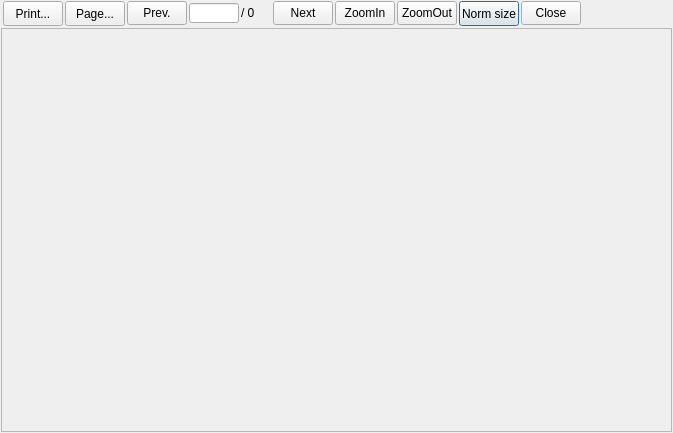
<?xml version="1.0" encoding="UTF-8"?>
<ui version="4.0">
 <class>uoReportPrevDlg</class>
 <widget class="QDialog" name="uoReportPrevDlg">
  <property name="geometry">
   <rect>
    <x>0</x>
    <y>0</y>
    <width>673</width>
    <height>433</height>
   </rect>
  </property>
  <property name="windowTitle">
   <string>Preview</string>
  </property>
  <layout class="QGridLayout">
   <property name="leftMargin">
    <number>1</number>
   </property>
   <property name="topMargin">
    <number>1</number>
   </property>
   <property name="rightMargin">
    <number>1</number>
   </property>
   <property name="bottomMargin">
    <number>1</number>
   </property>
   <property name="spacing">
    <number>1</number>
   </property>
   <item row="0" column="0" rowspan="4">
    <layout class="QGridLayout">
     <property name="spacing">
      <number>2</number>
     </property>
     <item row="0" column="10">
      <widget class="QPushButton" name="m_pbClose">
       <property name="sizePolicy">
        <sizepolicy hsizetype="Fixed" vsizetype="Fixed">
         <horstretch>0</horstretch>
         <verstretch>0</verstretch>
        </sizepolicy>
       </property>
       <property name="minimumSize">
        <size>
         <width>60</width>
         <height>24</height>
        </size>
       </property>
       <property name="maximumSize">
        <size>
         <width>60</width>
         <height>24</height>
        </size>
       </property>
       <property name="text">
        <string>Close</string>
       </property>
       <property name="autoDefault">
        <bool>false</bool>
       </property>
      </widget>
     </item>
     <item row="0" column="4">
      <widget class="QLineEdit" name="m_leCurentPage">
       <property name="minimumSize">
        <size>
         <width>50</width>
         <height>20</height>
        </size>
       </property>
       <property name="maximumSize">
        <size>
         <width>50</width>
         <height>20</height>
        </size>
       </property>
       <property name="inputMask">
        <string>99999</string>
       </property>
       <property name="text">
        <string/>
       </property>
       <property name="maxLength">
        <number>5</number>
       </property>
       <property name="cursorPosition">
        <number>5</number>
       </property>
      </widget>
     </item>
     <item row="0" column="11">
      <spacer>
       <property name="orientation">
        <enum>Qt::Horizontal</enum>
       </property>
       <property name="sizeHint" stdset="0">
        <size>
         <width>40</width>
         <height>20</height>
        </size>
       </property>
      </spacer>
     </item>
     <item row="0" column="9">
      <widget class="QPushButton" name="m_pbNormSize">
       <property name="sizePolicy">
        <sizepolicy hsizetype="Fixed" vsizetype="Fixed">
         <horstretch>0</horstretch>
         <verstretch>0</verstretch>
        </sizepolicy>
       </property>
       <property name="minimumSize">
        <size>
         <width>60</width>
         <height>25</height>
        </size>
       </property>
       <property name="maximumSize">
        <size>
         <width>60</width>
         <height>25</height>
        </size>
       </property>
       <property name="text">
        <string>Norm size</string>
       </property>
      </widget>
     </item>
     <item row="0" column="3">
      <widget class="QPushButton" name="m_pbPrevious">
       <property name="sizePolicy">
        <sizepolicy hsizetype="Fixed" vsizetype="Fixed">
         <horstretch>0</horstretch>
         <verstretch>0</verstretch>
        </sizepolicy>
       </property>
       <property name="minimumSize">
        <size>
         <width>60</width>
         <height>24</height>
        </size>
       </property>
       <property name="maximumSize">
        <size>
         <width>60</width>
         <height>24</height>
        </size>
       </property>
       <property name="text">
        <string>Prev.</string>
       </property>
       <property name="icon">
        <iconset resource="uoReport.qrc">
         <normaloff>:/image/go-previous.png</normaloff>:/image/go-previous.png</iconset>
       </property>
       <property name="autoDefault">
        <bool>false</bool>
       </property>
      </widget>
     </item>
     <item row="0" column="2">
      <widget class="QPushButton" name="m_pbPage">
       <property name="sizePolicy">
        <sizepolicy hsizetype="Fixed" vsizetype="Fixed">
         <horstretch>0</horstretch>
         <verstretch>0</verstretch>
        </sizepolicy>
       </property>
       <property name="minimumSize">
        <size>
         <width>60</width>
         <height>24</height>
        </size>
       </property>
       <property name="maximumSize">
        <size>
         <width>60</width>
         <height>25</height>
        </size>
       </property>
       <property name="text">
        <string>Page...</string>
       </property>
       <property name="autoDefault">
        <bool>false</bool>
       </property>
      </widget>
     </item>
     <item row="0" column="6">
      <widget class="QPushButton" name="m_pbNext">
       <property name="sizePolicy">
        <sizepolicy hsizetype="Fixed" vsizetype="Fixed">
         <horstretch>0</horstretch>
         <verstretch>0</verstretch>
        </sizepolicy>
       </property>
       <property name="minimumSize">
        <size>
         <width>60</width>
         <height>24</height>
        </size>
       </property>
       <property name="maximumSize">
        <size>
         <width>60</width>
         <height>24</height>
        </size>
       </property>
       <property name="text">
        <string>Next</string>
       </property>
       <property name="icon">
        <iconset resource="uoReport.qrc">
         <normaloff>:/image/go-next.PNG</normaloff>:/image/go-next.PNG</iconset>
       </property>
       <property name="autoDefault">
        <bool>false</bool>
       </property>
      </widget>
     </item>
     <item row="0" column="1">
      <widget class="QPushButton" name="m_pbPrint">
       <property name="sizePolicy">
        <sizepolicy hsizetype="Fixed" vsizetype="Fixed">
         <horstretch>0</horstretch>
         <verstretch>0</verstretch>
        </sizepolicy>
       </property>
       <property name="minimumSize">
        <size>
         <width>60</width>
         <height>24</height>
        </size>
       </property>
       <property name="maximumSize">
        <size>
         <width>60</width>
         <height>25</height>
        </size>
       </property>
       <property name="text">
        <string>Print...</string>
       </property>
       <property name="autoDefault">
        <bool>false</bool>
       </property>
      </widget>
     </item>
     <item row="0" column="7">
      <widget class="QPushButton" name="m_pbZoomIn">
       <property name="enabled">
        <bool>true</bool>
       </property>
       <property name="sizePolicy">
        <sizepolicy hsizetype="Fixed" vsizetype="Fixed">
         <horstretch>0</horstretch>
         <verstretch>0</verstretch>
        </sizepolicy>
       </property>
       <property name="minimumSize">
        <size>
         <width>60</width>
         <height>24</height>
        </size>
       </property>
       <property name="maximumSize">
        <size>
         <width>60</width>
         <height>24</height>
        </size>
       </property>
       <property name="text">
        <string>ZoomIn</string>
       </property>
       <property name="autoDefault">
        <bool>false</bool>
       </property>
      </widget>
     </item>
     <item row="0" column="5">
      <widget class="QLabel" name="m_labelTotalPg">
       <property name="sizePolicy">
        <sizepolicy hsizetype="Fixed" vsizetype="Preferred">
         <horstretch>0</horstretch>
         <verstretch>0</verstretch>
        </sizepolicy>
       </property>
       <property name="minimumSize">
        <size>
         <width>30</width>
         <height>20</height>
        </size>
       </property>
       <property name="maximumSize">
        <size>
         <width>30</width>
         <height>20</height>
        </size>
       </property>
       <property name="text">
        <string>/ 0</string>
       </property>
      </widget>
     </item>
     <item row="0" column="8">
      <widget class="QPushButton" name="m_pbZoomOut">
       <property name="enabled">
        <bool>true</bool>
       </property>
       <property name="sizePolicy">
        <sizepolicy hsizetype="Fixed" vsizetype="Fixed">
         <horstretch>0</horstretch>
         <verstretch>0</verstretch>
        </sizepolicy>
       </property>
       <property name="minimumSize">
        <size>
         <width>60</width>
         <height>24</height>
        </size>
       </property>
       <property name="maximumSize">
        <size>
         <width>60</width>
         <height>24</height>
        </size>
       </property>
       <property name="text">
        <string>ZoomOut</string>
       </property>
       <property name="autoDefault">
        <bool>false</bool>
       </property>
      </widget>
     </item>
     <item row="1" column="0" rowspan="2" colspan="12">
      <widget class="QFrame" name="m_frame">
       <property name="frameShape">
        <enum>QFrame::StyledPanel</enum>
       </property>
       <property name="frameShadow">
        <enum>QFrame::Sunken</enum>
       </property>
      </widget>
     </item>
    </layout>
   </item>
  </layout>
 </widget>
 <tabstops>
  <tabstop>m_pbPrint</tabstop>
  <tabstop>m_pbPage</tabstop>
  <tabstop>m_pbNext</tabstop>
  <tabstop>m_pbPrevious</tabstop>
  <tabstop>m_pbZoomIn</tabstop>
  <tabstop>m_pbZoomOut</tabstop>
  <tabstop>m_pbClose</tabstop>
 </tabstops>
 <resources>
  <include location="uoReport.qrc"/>
 </resources>
 <connections/>
</ui>
